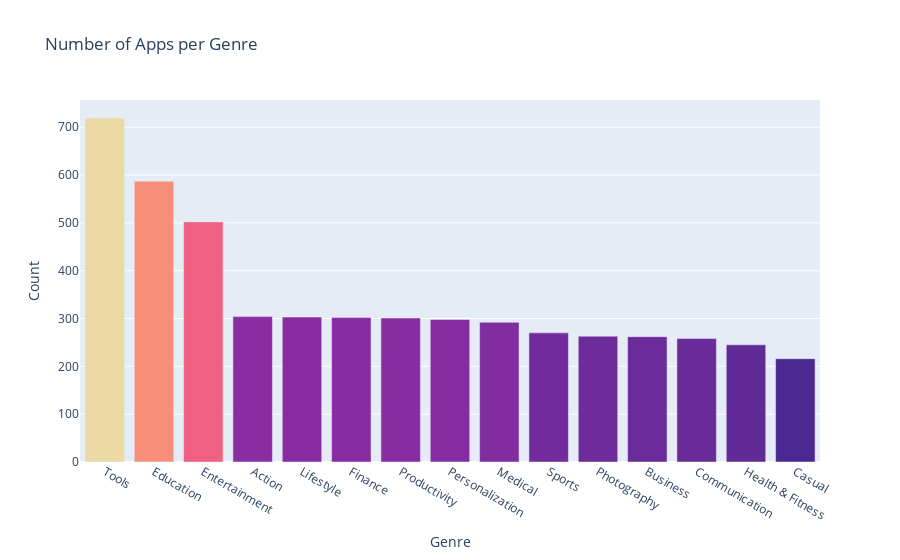

Notebook cell for this chart:
### Markdown cell above
# Colour Scales in Plotly Charts - Competition in Genres

### Code cell
fig = px.bar(x=num_genres.index[:15],
             y=num_genres.values[:15],
             color=num_genres.values[:15],
             color_continuous_scale='Agsunset',
             labels={'x': 'Genre', 'y': 'Count'},
             title='Number of Apps per Genre')

fig.update_layout(coloraxis_showscale=False)

fig.show()

### Figure 1 — Plotly figure (JSON) as saved in the notebook; plotly's stock layout.template omitted (floating-point values rounded to 4 significant figures)
{"data": [{"alignmentgroup": "True", "hovertemplate": "Genre=%{x}<br>Count=%{y}<br>color=%{marker.color}<extra></extra>", "legendgroup": "", "marker": {"color": [719, 587, 502, 304, 303, 302, 301, 298, 292, 270, 263, 262, 258, 245, 216], "coloraxis": "coloraxis", "pattern": {"shape": ""}}, "name": "", "offsetgroup": "", "orientation": "v", "showlegend": false, "textposition": "auto", "type": "bar", "x": ["Tools", "Education", "Entertainment", "Action", "Lifestyle", "Finance", "Productivity", "Personalization", "Medical", "Sports", "Photography", "Business", "Communication", "Health & Fitness", "Casual"], "xaxis": "x", "y": [719, 587, 502, 304, 303, 302, 301, 298, 292, 270, 263, 262, 258, 245, 216], "yaxis": "y"}], "layout": {"barmode": "relative", "coloraxis": {"colorbar": {"title": {"text": "color"}}, "colorscale": [[0, "rgb(75, 41, 145)"], [0.1667, "rgb(135, 44, 162)"], [0.3333, "rgb(192, 54, 157)"], [0.5, "rgb(234, 79, 136)"], [0.6667, "rgb(250, 120, 118)"], [0.8333, "rgb(246, 169, 122)"], [1, "rgb(237, 217, 163)"]], "showscale": false}, "legend": {"tracegroupgap": 0}, "title": {"text": "Number of Apps per Genre"}, "xaxis": {"anchor": "y", "domain": [0, 1], "title": {"text": "Genre"}}, "yaxis": {"anchor": "x", "domain": [0, 1], "title": {"text": "Count"}}}}
